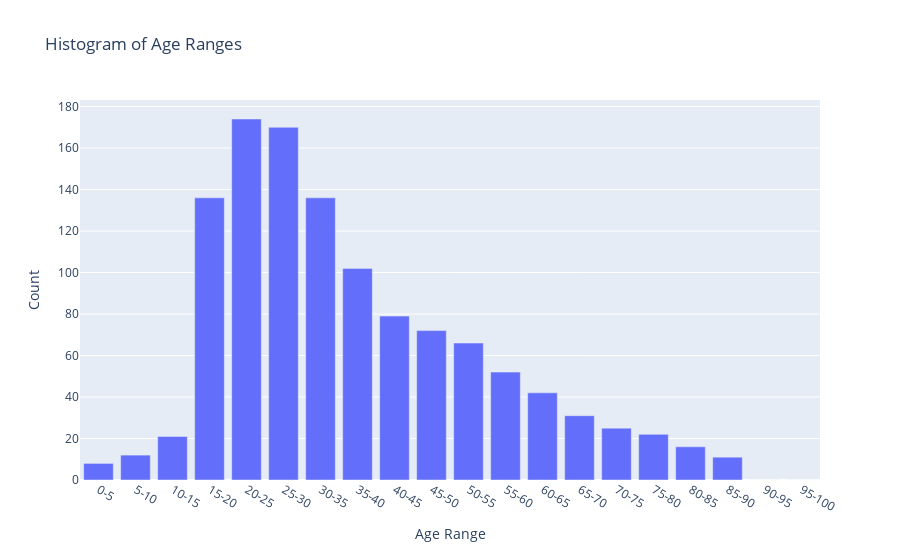

Write notebook code for a chart like this one.
### Markdown cell above
### Figure 7

histogram of age ranges

### Code cell
df_fig7 = df['Age range']
df_fig7.dropna(inplace=True)
df_fig7.str.replace(r'\s+', '', regex=True)
df_fig7_split = df_fig7.str.split('-', expand=True)
df_fig7_split = df_fig7_split.applymap(lambda x: x.strip() if isinstance(x, str) else x)
df_fig7_split.dropna(inplace=True)
df_fig7_split = df_fig7_split.apply(pd.to_numeric, errors='coerce')

# Define the bins
bins = np.arange(0, 105, 5)
bin_counts = np.zeros(len(bins) - 1)

# Iterate through each row in df_fig7_split
for _, row in df_fig7_split.iterrows():
    start_age, end_age = row[0], row[1]
    for i in range(len(bins) - 1):
        if bins[i] < start_age < bins[i + 1] or bins[i] < end_age < bins[i + 1] or (start_age <= bins[i] and end_age >= bins[i + 1]):
            bin_counts[i] += 1

# Create a DataFrame for the histogram
hist_data = pd.DataFrame({'Age Range': bins[:-1], 'Count': bin_counts})

# Create the histogram using plotly
fig = px.bar(hist_data, x='Age Range', y='Count', title='Histogram of Age Ranges')
fig.update_layout(
    xaxis_title='Age Range',
    yaxis_title='Count',
    xaxis=dict(tickmode='array', tickvals=bins, ticktext=[f'{int(b)}-{int(b+5)}' for b in bins[:-1]])
)
fig.show()

# pd.set_option('display.max_rows', None)
# print(df_fig7_split)

### Figure 1 — Plotly figure (JSON) as saved in the notebook; plotly's stock layout.template omitted (floating-point values rounded to 4 significant figures)
{"data": [{"alignmentgroup": "True", "hovertemplate": "Age Range=%{x}<br>Count=%{y}<extra></extra>", "legendgroup": "", "marker": {"color": "#636efa", "pattern": {"shape": ""}}, "name": "", "offsetgroup": "", "orientation": "v", "showlegend": false, "textposition": "auto", "type": "bar", "x": [0, 5, 10, 15, 20, 25, 30, 35, 40, 45, 50, 55, 60, 65, 70, 75, 80, 85, 90, 95], "xaxis": "x", "y": [8, 12, 21, 136, 174, 170, 136, 102, 79, 72, 66, 52, 42, 31, 25, 22, 16, 11, 0, 0], "yaxis": "y"}], "layout": {"barmode": "relative", "legend": {"tracegroupgap": 0}, "title": {"text": "Histogram of Age Ranges"}, "xaxis": {"anchor": "y", "domain": [0, 1], "tickmode": "array", "ticktext": ["0-5", "5-10", "10-15", "15-20", "20-25", "25-30", "30-35", "35-40", "40-45", "45-50", "50-55", "55-60", "60-65", "65-70", "70-75", "75-80", "80-85", "85-90", "90-95", "95-100"], "tickvals": [0, 5, 10, 15, 20, 25, 30, 35, 40, 45, 50, 55, 60, 65, 70, 75, 80, 85, 90, 95, 100], "title": {"text": "Age Range"}}, "yaxis": {"anchor": "x", "domain": [0, 1], "title": {"text": "Count"}}}}
